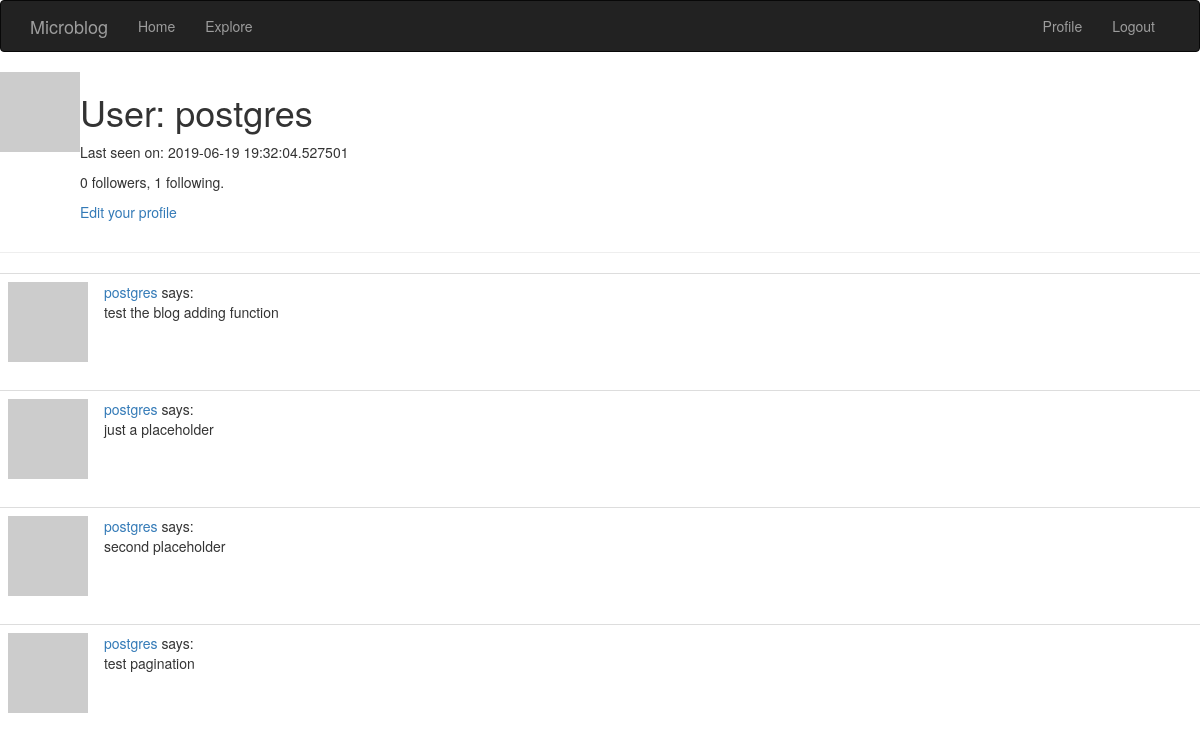
The app's page /user/postgres (signed in), older data.
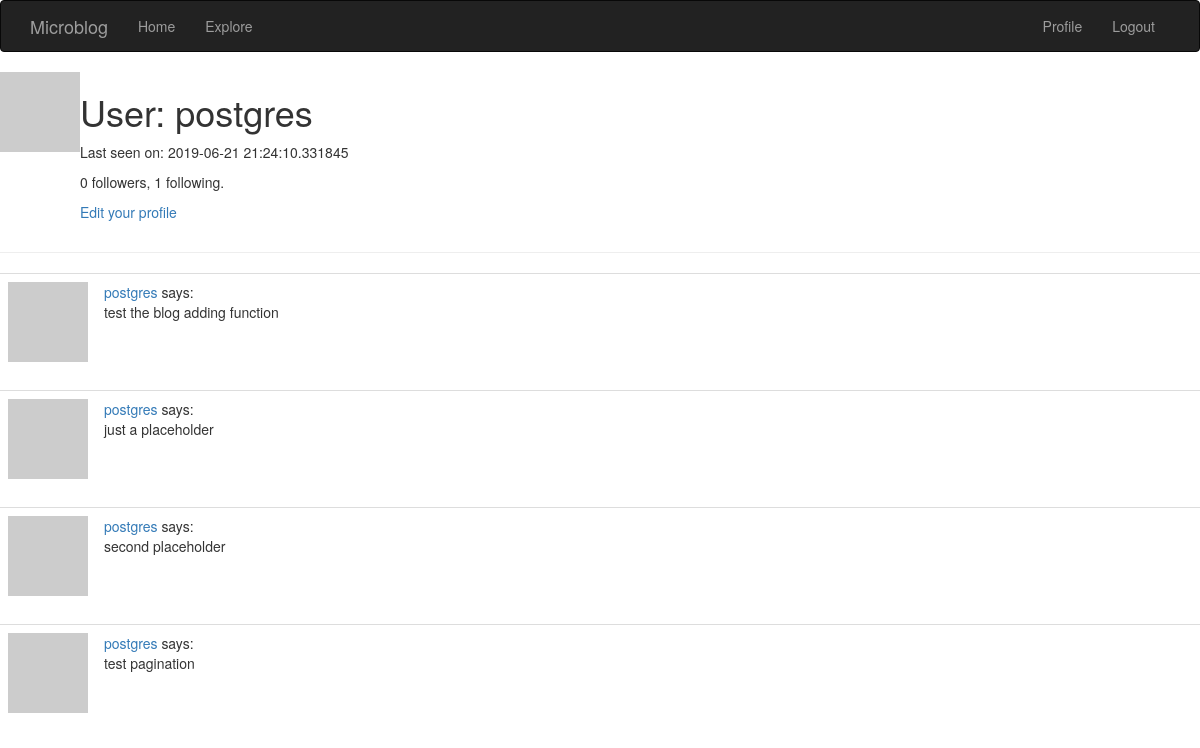
The same page, newer data.
### server/models.py (models this page shows, shortened)
class User(UserMixin, db.Model):
    id = db.Column(db.Integer, primary_key=True)
    username = db.Column(db.String(64), index=True, unique=True, nullable=False)
    email = db.Column(db.String(128), index=True, unique=True, nullable=False)
    password_hash = db.Column(db.String(128), nullable=False)
    posts = db.relationship('Post', backref='author', lazy='dynamic') # 'Post'= reference to a class not yet created
    about_me = db.Column(db.String(256), nullable=True)
    last_seen  =db.Column(db.DateTime, default=datetime.utcnow)
    followed = db.relationship(
        'User', secondary=followers,
        primaryjoin=(followers.c.follower_id == id),
        secondaryjoin=(followers.c.followed_id == id),
        backref=db.backref('followers', lazy='dynamic'), lazy='dynamic')
    def avatar(self,size):
        digest = md5(self.email.lower().encode('utf-8')).hexdigest()
        return  f'https://www.gravatar.com/avatar/{digest}?d=identicon&s={size}'

class Post(db.Model):
    id = db.Column(db.Integer, primary_key=True)
    body = db.Column(db.String(140), nullable=False)
    timestamp = db.Column(db.DateTime, index=True, default=datetime.utcnow)
    user_id = db.Column(db.Integer, db.ForeignKey('user.id'),nullable=False)

### server/routes.py (the view)
@app.route('/user/<username>')
@login_required
def user(username):
    user = User.query.filter_by(username = username).first_or_404()
    posts = current_user.posts
    return render_template('user.html',posts = posts , user =user)

### server/models.py (called while the page is built)
@login.user_loader
def load_user(id):
    return User.query.get(int(id))

### server/routes.py (called while the page is built)
@app.before_request
def before_request():
    if current_user.is_authenticated:
        current_user.last_seen = datetime.utcnow()
        db.session.commit()

### templates/user.html (shortened to what this page needs)
{% extends "navbar.html" %}
{% block content %}
<table>
    <tr valign="top">
        <td><img src="{{ user.avatar(128) }}"></td>
        <td>
            <h1>User: {{ user.username }}</h1>
            {% if user.last_seen %}<p>Last seen on: {{ user.last_seen }}</p>{% endif %}
            <p>{{ user.followers.count() }} followers, {{ user.followed.count() }} following.</p>
            {% if user == current_user %}
<p><a href="{{ url_for('edit_profile') }}">Edit your profile</a></p>
            {% elif not current_user.is_following(user) %}
            <p><a href="{{ url_for('follow', username=user.username) }}">Follow</a></p>
            {% else %}
            <p><a href="{{ url_for('unfollow', username=user.username) }}">Unfollow</a></p>
            {% endif %}
        </td>
    </tr>
</table>
<hr>
{% for post in posts %}
{% include '_post.html' %}
{% endfor %}
{% endblock %}

### templates/navbar.html (shortened to what this page needs)
{% extends 'bootstrap/base.html' %}
{% block navbar %}
    <nav class="navbar navbar-inverse">
        <div class="container">
            <div class="navbar-header">
                <a class="navbar-brand" href="{{ url_for('index') }}">Microblog</a>
            </div>
            <div class="collapse navbar-collapse" id="bs-example-navbar-collapse-1">
                <ul class="nav navbar-nav">
                    <li><a href="{{ url_for('index') }}">Home</a></li>
                    <li><a href="{{ url_for('explore') }}">Explore</a></li>
                </ul>
                <ul class="nav navbar-nav navbar-right">
                    {% if current_user.is_anonymous %}
                        <li><a href="{{ url_for('login') }}">Login</a></li>
                    {% else %}
                        <li><a href="{{ url_for('user', username=current_user.username) }}">Profile</a></li>
                        <li><a href="{{ url_for('logout') }}">Logout</a></li>
                    {% endif %}
                </ul>
            </div>
        </div>
    </nav>
{% endblock %}

### templates/_post.html
  <table class="table table-hover">
        <tr>
            <td width="70px">
                <a class="text-danger", href="{{ url_for('user', username=post.author.username) }}">
                    <img src="{{ post.author.avatar(70) }}" />
                </a>
            </td>
            <td>
                <a  href="{{ url_for('user', username=post.author.username) }}">
                    {{ post.author.username }}
                </a>
                says:
                <br>
                {{ post.body }}
            </td>
        </tr>
    </table>

Row changes from the older to the newer data that the page shows:
changed User "postgres": last_seen "2019-06-19 19:32:04.527501" → "2019-06-21 21:24:10.331845"
